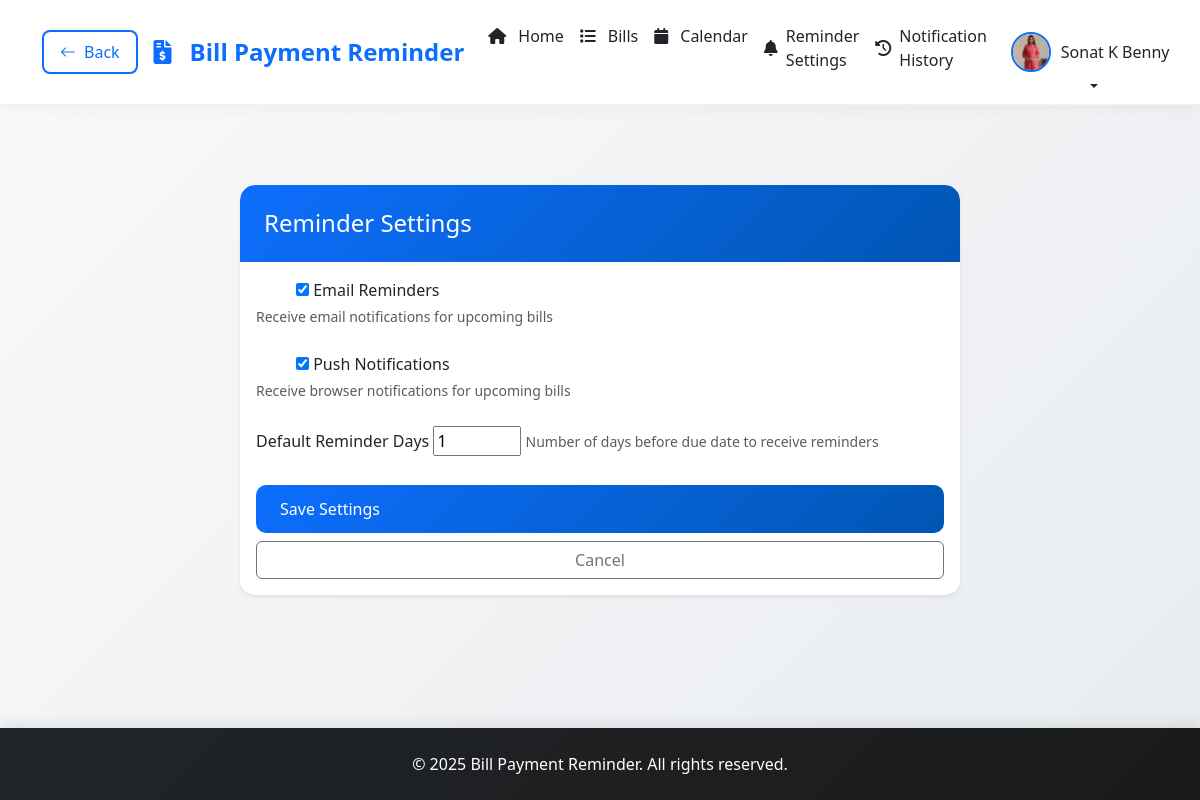
/reminder-settings/ (signed in), run on the app's committed database.
### app/models.py (models this page shows, shortened)
class Profile(models.Model):
    user = models.OneToOneField(User, on_delete=models.CASCADE)
    profile_picture = models.ImageField(upload_to='profile_pics/', null=True, blank=True)
    phone_number = models.CharField(max_length=15, blank=True)
    address = models.TextField(blank=True)
    otp = models.CharField(max_length=6, null=True, blank=True)
    otp_created_at = models.DateTimeField(null=True, blank=True)
    reset_otp = models.CharField(max_length=6, null=True, blank=True)
    reset_otp_created_at = models.DateTimeField(null=True, blank=True)

class ReminderSettings(models.Model):
    user = models.OneToOneField(User, on_delete=models.CASCADE, related_name='reminder_settings')
    email_reminders = models.BooleanField(default=True)
    push_notifications = models.BooleanField(default=True)
    default_reminder_days = models.IntegerField(default=3)
    created_at = models.DateTimeField(auto_now_add=True)
    updated_at = models.DateTimeField(auto_now=True)
    class Meta:
        verbose_name = "Reminder Settings"
        verbose_name_plural = "Reminder Settings"

### app/views.py (the view)
# urls.py: path('reminder-settings/', views.reminder_settings, name='reminder_settings'),
@login_required
def reminder_settings(request):
    reminder_settings, created = ReminderSettings.objects.get_or_create(user=request.user)
    if request.method == 'POST':
        form = ReminderSettingsForm(request.POST, instance=reminder_settings)
        if form.is_valid():
            form.save()
            messages.success(request, 'Reminder settings updated successfully!')
            return redirect('index')
    else:
        form = ReminderSettingsForm(instance=reminder_settings)
    return render(request, 'app/reminder_settings.html', {'form': form})

### app/forms.py
class ReminderSettingsForm(forms.ModelForm):
    class Meta:
        model = ReminderSettings
        fields = ['email_reminders', 'push_notifications', 'default_reminder_days']
        widgets = {
            'default_reminder_days': forms.NumberInput(attrs={'min': 1, 'max': 30}),
        }

### app/templates/app/reminder_settings.html (shortened to what this page needs)
{% extends 'app/base.html' %}
{% block content %}
<div class="container py-5">
    <div class="row justify-content-center">
        <div class="col-md-8">
            <div class="card shadow-sm">
                <div class="card-header bg-primary text-white">
                    <h4 class="mb-0">Reminder Settings</h4>
                </div>
                <div class="card-body">
                    <form method="post">
                        <div class="mb-4">
                            <div class="form-check form-switch">
                                {{ form.email_reminders }}
                                <label class="form-check-label" for="{{ form.email_reminders.id_for_label }}">
                                    Email Reminders
                                </label>
                            </div>
                            <small class="text-muted">Receive email notifications for upcoming bills</small>
                        </div>
                        <div class="mb-4">
                            <div class="form-check form-switch">
                                {{ form.push_notifications }}
                                <label class="form-check-label" for="{{ form.push_notifications.id_for_label }}">
                                    Push Notifications
                                </label>
                            </div>
                            <small class="text-muted">Receive browser notifications for upcoming bills</small>
                        </div>
                        <div class="mb-4">
                            <label for="{{ form.default_reminder_days.id_for_label }}" class="form-label">
                                Default Reminder Days
                            </label>
                            {{ form.default_reminder_days }}
                            <small class="text-muted">Number of days before due date to receive reminders</small>
                        </div>
                        <div class="d-grid gap-2">
                            <button type="submit" class="btn btn-primary">Save Settings</button>
                            <a href="{% url 'index' %}" class="btn btn-outline-secondary">Cancel</a>
                        </div>
                    </form>
                </div>
            </div>
        </div>
    </div>
</div>
{% endblock %}

### app/templates/app/base.html (shortened to what this page needs)
<!DOCTYPE html>
<html lang="en">
<head>
    <link href="https://cdn.jsdelivr.net/npm/bootstrap@5.3.0/dist/css/bootstrap.min.css" rel="stylesheet">
    <link rel="stylesheet" href="https://cdn.jsdelivr.net/npm/bootstrap-icons@1.7.2/font/bootstrap-icons.css">
    <link rel="stylesheet" href="https://cdnjs.cloudflare.com/ajax/libs/font-awesome/6.0.0/css/all.min.css">
</head>
<body>
    <nav class="navbar navbar-expand-lg">
        <div class="container">
            {% if not request.resolver_match.url_name == 'login' %}
                <button class="btn btn-back" onclick="history.back()">
                    <i class="bi bi-arrow-left"></i> Back
                </button>
            {% endif %}
            <a class="navbar-brand" href="{% url 'index' %}">
                <i class="fas fa-file-invoice-dollar me-2"></i>Bill Payment Reminder
            </a>
            <div class="collapse navbar-collapse" id="navbarNav">
                <ul class="navbar-nav ms-auto">
                    {% if user.is_authenticated %}
                        <li class="nav-item">
                            <a class="nav-link {% if request.resolver_match.url_name == 'index' %}active{% endif %}" href="{% url 'index' %}">
                                <i class="fas fa-home me-1"></i>Home
                            </a>
                        </li>
                        <li class="nav-item">
                            <a class="nav-link {% if request.resolver_match.url_name == 'bill_list' %}active{% endif %}" href="{% url 'bill_list' %}">
                                <i class="fas fa-list me-1"></i>Bills
                            </a>
                        </li>
                        <li class="nav-item">
                            <a class="nav-link {% if request.resolver_match.url_name == 'calendar' %}active{% endif %}" href="{% url 'calendar' %}">
                                <i class="fas fa-calendar me-1"></i>Calendar
                            </a>
                        </li>
                        <li class="nav-item">
                            <a class="nav-link" href="{% url 'reminder_settings' %}">
                                <i class="fas fa-bell"></i> Reminder Settings
                            </a>
                        </li>
                        <li class="nav-item">
                            <a class="nav-link" href="{% url 'notification_history' %}">
                                <i class="fas fa-history"></i> Notification History
                            </a>
                        </li>
                        <li class="nav-item dropdown">
                            <a class="nav-link dropdown-toggle" href="#" id="navbarDropdown" role="button" data-bs-toggle="dropdown">
                                <div class="user-profile">
                                    {% if user.profile.profile_picture %}
                                        <img src="{{ user.profile.profile_picture.url }}" alt="Profile">
                                    {% else %}
                                        <i class="bi bi-person-circle"></i>
                                    {% endif %}
                                    <span class="user-name">{{ user.get_full_name|default:user.username }}</span>
                                </div>
                            </a>
                        </li>
                    {% endif %}
                </ul>
            </div>
        </div>
    </nav>
    <div class="main-content">
        <div class="container">
            {% block content %}
            {% endblock %}
        </div>
    </div>
    <footer class="footer">
        <div class="container text-center">
            <p class="mb-0">&copy; 2025 Bill Payment Reminder. All rights reserved.</p>
        </div>
    </footer>
</body>
</html>

### app/templates/app/base.html (style rules this page uses)
:root { --primary-color: #0d6efd; --secondary-color: #6c757d; --success-color: #198754; --danger-color: #dc3545; --warning-color: #ffc107; --info-color: #0dcaf0; --light-color: #f8f9fa; --dark-color: #212529; --border-radius: 15px; --box-shadow: 0 4px 6px rgba(0,0,0,0.1); --transition: all 0.3s ease; }
body { font-family: 'Segoe UI', Tahoma, Geneva, Verdana, sans-serif; background: linear-gradient(135deg, #f8f9fa 0%, #e9ecef 100%); min-height: 100vh; display: flex; flex-direction: column; }
.navbar { background: rgba(255, 255, 255, 0.95); backdrop-filter: blur(10px); box-shadow: 0 2px 15px rgba(0,0,0,0.05); position: sticky; top: 0; z-index: 1000; border-bottom: 1px solid rgba(0,0,0,0.05); padding: 1rem 0; }
.navbar-brand { font-weight: 700; font-size: 1.5rem; color: var(--primary-color) !important; display: flex; align-items: center; gap: 10px; transition: var(--transition); }
.nav-link { color: var(--dark-color) !important; font-weight: 500; transition: var(--transition); padding: 0.5rem 1rem; border-radius: 8px; display: flex; align-items: center; gap: 8px; position: relative; }
.nav-link::after { content: ''; position: absolute; bottom: 0; left: 50%; transform: translateX(-50%); width: 0; height: 2px; background: linear-gradient(135deg, var(--primary-color), #0056b3); transition: var(--transition); }
.btn-primary { background: linear-gradient(135deg, var(--primary-color), #0056b3); border: none; padding: 0.75rem 1.5rem; font-weight: 500; transition: var(--transition); border-radius: 10px; display: flex; align-items: center; gap: 8px; }
.main-content { flex: 1; padding: 2rem 0; }
.footer { background: linear-gradient(135deg, var(--dark-color), #1a1a1a); color: white; padding: 1.5rem 0; margin-top: auto; box-shadow: 0 -2px 15px rgba(0,0,0,0.1); }
.card { border: none; border-radius: var(--border-radius); box-shadow: var(--box-shadow); transition: var(--transition); background: white; overflow: hidden; }
.card-header { background: linear-gradient(135deg, var(--primary-color), #0056b3); color: white; border: none; border-radius: var(--border-radius) var(--border-radius) 0 0 !important; padding: 1.5rem; display: flex; align-items: center; gap: 10px; }
.btn-back { background-color: transparent; color: var(--primary-color); border: 2px solid var(--primary-color); padding: 0.5rem 1rem; border-radius: 8px; transition: var(--transition); margin-right: 1rem; display: flex; align-items: center; gap: 8px; }
.user-profile { display: flex; align-items: center; position: relative; gap: 10px; padding: 0.5rem; border-radius: 8px; transition: var(--transition); }
.user-profile img { width: 40px; height: 40px; border-radius: 50%; object-fit: cover; border: 2px solid var(--primary-color); transition: var(--transition); }
.user-profile .user-name { color: var(--dark-color); font-weight: 500; }

### data on the page
ReminderSettings: email_reminders "☑", push_notifications "☑", default_reminder_days "1"

### other printed values
{{ user.get_full_name|default:user.username }} "Sonat K Benny"
